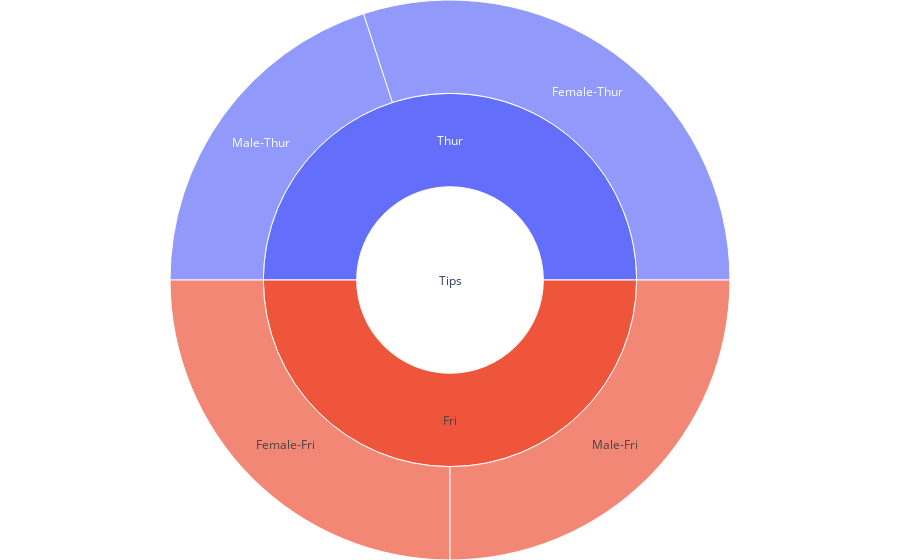

Source (notebook cell):
### Markdown cell above
## 旭日图
### 图表简介
旭日图 基于 Sunburst，适合的数据结构类似 Dataframe 中的层次化索引（使用有一定冗余的线性数据结构）

饼图和Pie图的升级版

### 图表参数
`go.Sunburst()`参数

叶子标签 labels
- `labels=<list of obj>`

父节点标签 parents
- `parents=<list of obj>`

节点值 value（指向labels）
- `values=<list of number>`

还没搞懂 - domain

展示深度 maxdepth
- `maxdepth=2`

字体方向 insidetextorientation
- `insidetextorientation='radial'`

### 实例1 简单旭日图
- 注意两层级的映射关系
  - 注意空格
- 注意使用 `margin = dict(t=0, l=0, r=0, b=0)`调整图表间距

### Code cell
fig = go.Figure(go.Sunburst(
    # label 和 id 的关系
    labels=["Tips", "Thur", "Fri", "Female-Thur", "Male-Thur", "Female-Fri", "Male-Fri"],
    parents=["", "Tips", "Tips", "Thur", "Thur", "Fri", "Fri"],
    values=[20, 10, 10, 6, 4, 5, 5],
    branchvalues = 'total'
))
fig.update_layout(margin=dict(t=0, l=0, r=0, b=0))
fig.show()

### Figure 1 — Plotly figure (JSON) as saved in the notebook; plotly's stock layout.template omitted (floating-point values rounded to 4 significant figures)
{"data": [{"branchvalues": "total", "labels": ["Tips", "Thur", "Fri", "Female-Thur", "Male-Thur", "Female-Fri", "Male-Fri"], "parents": ["", "Tips", "Tips", "Thur", "Thur", "Fri", "Fri"], "type": "sunburst", "values": [20, 10, 10, 6, 4, 5, 5]}], "layout": {"margin": {"b": 0, "l": 0, "r": 0, "t": 0}}}
